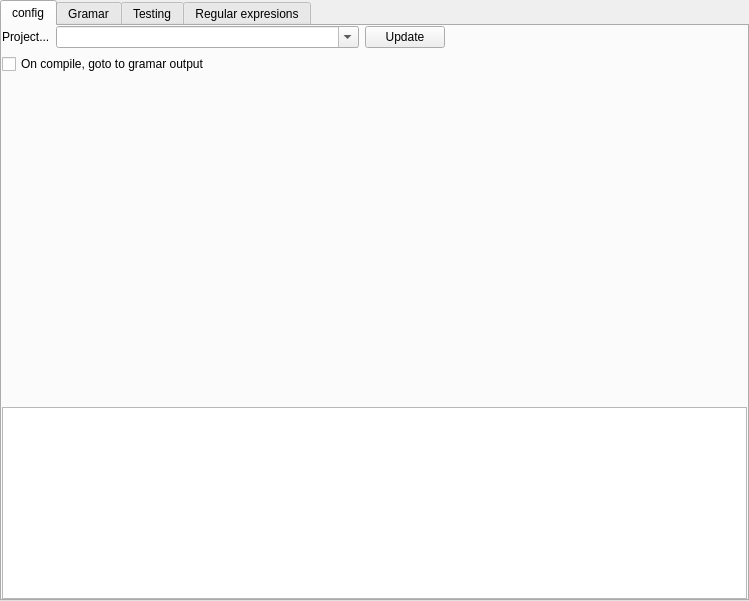
<?xml version="1.0" encoding="UTF-8"?>
<ui version="4.0">
 <class>WidgetClass</class>
 <widget class="QWidget" name="WidgetClass">
  <property name="geometry">
   <rect>
    <x>0</x>
    <y>0</y>
    <width>749</width>
    <height>601</height>
   </rect>
  </property>
  <property name="sizePolicy">
   <sizepolicy hsizetype="Expanding" vsizetype="Expanding">
    <horstretch>0</horstretch>
    <verstretch>0</verstretch>
   </sizepolicy>
  </property>
  <property name="contextMenuPolicy">
   <enum>Qt::DefaultContextMenu</enum>
  </property>
  <property name="windowTitle">
   <string>Widget</string>
  </property>
  <layout class="QVBoxLayout" name="verticalLayout_4">
   <property name="leftMargin">
    <number>0</number>
   </property>
   <property name="topMargin">
    <number>0</number>
   </property>
   <property name="rightMargin">
    <number>0</number>
   </property>
   <property name="bottomMargin">
    <number>0</number>
   </property>
   <item>
    <widget class="QTabWidget" name="twMain">
     <property name="sizePolicy">
      <sizepolicy hsizetype="Expanding" vsizetype="Expanding">
       <horstretch>0</horstretch>
       <verstretch>1</verstretch>
      </sizepolicy>
     </property>
     <property name="tabPosition">
      <enum>QTabWidget::North</enum>
     </property>
     <property name="tabShape">
      <enum>QTabWidget::Rounded</enum>
     </property>
     <property name="currentIndex">
      <number>0</number>
     </property>
     <property name="elideMode">
      <enum>Qt::ElideNone</enum>
     </property>
     <widget class="QWidget" name="tab_9">
      <attribute name="title">
       <string>config</string>
      </attribute>
      <layout class="QVBoxLayout" name="verticalLayout_9">
       <property name="leftMargin">
        <number>0</number>
       </property>
       <property name="topMargin">
        <number>0</number>
       </property>
       <property name="rightMargin">
        <number>0</number>
       </property>
       <property name="bottomMargin">
        <number>0</number>
       </property>
       <item>
        <layout class="QVBoxLayout" name="verticalLayout_8">
         <item>
          <layout class="QHBoxLayout" name="horizontalLayout_2">
           <item>
            <widget class="QLabel" name="label">
             <property name="text">
              <string>Project...</string>
             </property>
            </widget>
           </item>
           <item>
            <widget class="QComboBox" name="cbProjects">
             <property name="sizePolicy">
              <sizepolicy hsizetype="Expanding" vsizetype="Fixed">
               <horstretch>0</horstretch>
               <verstretch>0</verstretch>
              </sizepolicy>
             </property>
             <property name="editable">
              <bool>true</bool>
             </property>
            </widget>
           </item>
           <item>
            <widget class="QPushButton" name="pbProjectsReload">
             <property name="text">
              <string>Update</string>
             </property>
            </widget>
           </item>
           <item>
            <spacer name="horizontalSpacer_2">
             <property name="orientation">
              <enum>Qt::Horizontal</enum>
             </property>
             <property name="sizeType">
              <enum>QSizePolicy::Expanding</enum>
             </property>
             <property name="sizeHint" stdset="0">
              <size>
               <width>40</width>
               <height>20</height>
              </size>
             </property>
            </spacer>
           </item>
          </layout>
         </item>
         <item>
          <widget class="QCheckBox" name="cbONCompileGramatTestGotoOutput">
           <property name="text">
            <string>On compile, goto to gramar output</string>
           </property>
           <property name="checked">
            <bool>false</bool>
           </property>
          </widget>
         </item>
         <item>
          <spacer name="verticalSpacer">
           <property name="orientation">
            <enum>Qt::Vertical</enum>
           </property>
           <property name="sizeHint" stdset="0">
            <size>
             <width>20</width>
             <height>40</height>
            </size>
           </property>
          </spacer>
         </item>
         <item>
          <widget class="QPlainTextEdit" name="pteLoadInfo">
           <property name="sizePolicy">
            <sizepolicy hsizetype="Expanding" vsizetype="Fixed">
             <horstretch>0</horstretch>
             <verstretch>0</verstretch>
            </sizepolicy>
           </property>
          </widget>
         </item>
        </layout>
       </item>
      </layout>
     </widget>
     <widget class="QWidget" name="tab">
      <property name="sizePolicy">
       <sizepolicy hsizetype="Preferred" vsizetype="Preferred">
        <horstretch>0</horstretch>
        <verstretch>10</verstretch>
       </sizepolicy>
      </property>
      <attribute name="title">
       <string>Gramar</string>
      </attribute>
      <layout class="QVBoxLayout" name="verticalLayout_5">
       <item>
        <widget class="QSplitter" name="splitter_horiz">
         <property name="orientation">
          <enum>Qt::Vertical</enum>
         </property>
         <widget class="QSplitter" name="splitter">
          <property name="orientation">
           <enum>Qt::Horizontal</enum>
          </property>
          <widget class="QPlainTextEdit" name="pteGramarSource">
           <property name="sizePolicy">
            <sizepolicy hsizetype="Expanding" vsizetype="Expanding">
             <horstretch>0</horstretch>
             <verstretch>1</verstretch>
            </sizepolicy>
           </property>
           <property name="font">
            <font>
             <family>Monospace</family>
             <pointsize>12</pointsize>
             <weight>50</weight>
             <italic>false</italic>
             <bold>false</bold>
            </font>
           </property>
           <property name="contextMenuPolicy">
            <enum>Qt::ActionsContextMenu</enum>
           </property>
           <property name="styleSheet">
            <string notr="true">font: 12pt &quot;Monospace&quot;;</string>
           </property>
           <property name="frameShape">
            <enum>QFrame::Box</enum>
           </property>
           <property name="lineWidth">
            <number>1</number>
           </property>
           <property name="horizontalScrollBarPolicy">
            <enum>Qt::ScrollBarAsNeeded</enum>
           </property>
           <property name="lineWrapMode">
            <enum>QPlainTextEdit::NoWrap</enum>
           </property>
           <property name="plainText">
            <string>MAIN

MAIN     ::=  SECTION*  


SECTION  ::=  sep NAME sep { sep  INFO_SECTION*  sep }  sep       ##transf2-&gt;  $(NAME)


INFO_SECTION ::=  PROPERTY    endl
INFO_SECTION ::=  PROPERTY    endl
INFO_SECTION ::=  COMMENT     endl
INFO_SECTION ::=  BLANK_LINE  endl
INFO_SECTION ::=  SECTION       


PROPERTY ::= _ NAME _ : _ VALUE  COMMENT

PROPERTY ::= _ NAME _ : _ VALUE _  


VALUE  ::= !endl_or_#*  


BLANK_LINE  ::=  _  


NAME ::= id  
id        ::=  ([a-zA-Z0-9\-_]+)  



COMMENT   ::=   _ # TILL_ENDL



TILL_ENDL ::=  !endl*  
TILL_ENDL ::=  !endl*  



{   ::= '{'  
}   ::= '}'  
:   ::= ':'  
#   ::= '#'  
_   ::= ([ \t]*)  
sep ::= __isspace*__  


space           ::= __isspace__  
!endl_or_#       ::=  !([\n\r#])  
endl            ::=  __endl__  
!endl            ::=  !([\n\r])  
</string>
           </property>
          </widget>
          <widget class="QPlainTextEdit" name="pteTemplateSource">
           <property name="sizePolicy">
            <sizepolicy hsizetype="Expanding" vsizetype="Expanding">
             <horstretch>0</horstretch>
             <verstretch>1</verstretch>
            </sizepolicy>
           </property>
           <property name="font">
            <font>
             <family>Monospace</family>
             <pointsize>12</pointsize>
             <weight>50</weight>
             <italic>false</italic>
             <bold>false</bold>
            </font>
           </property>
           <property name="contextMenuPolicy">
            <enum>Qt::ActionsContextMenu</enum>
           </property>
           <property name="styleSheet">
            <string notr="true">font: 12pt &quot;Monospace&quot;;</string>
           </property>
           <property name="frameShape">
            <enum>QFrame::Box</enum>
           </property>
           <property name="lineWidth">
            <number>1</number>
           </property>
           <property name="horizontalScrollBarPolicy">
            <enum>Qt::ScrollBarAsNeeded</enum>
           </property>
           <property name="lineWrapMode">
            <enum>QPlainTextEdit::NoWrap</enum>
           </property>
           <property name="plainText">
            <string/>
           </property>
          </widget>
         </widget>
         <widget class="QTabWidget" name="twGramarInfo">
          <property name="sizePolicy">
           <sizepolicy hsizetype="Expanding" vsizetype="Expanding">
            <horstretch>0</horstretch>
            <verstretch>0</verstretch>
           </sizepolicy>
          </property>
          <property name="tabShape">
           <enum>QTabWidget::Rounded</enum>
          </property>
          <property name="currentIndex">
           <number>0</number>
          </property>
          <widget class="QWidget" name="tab_8">
           <attribute name="title">
            <string>Compiler output</string>
           </attribute>
           <layout class="QVBoxLayout" name="verticalLayout_6">
            <property name="leftMargin">
             <number>0</number>
            </property>
            <property name="topMargin">
             <number>0</number>
            </property>
            <property name="rightMargin">
             <number>0</number>
            </property>
            <property name="bottomMargin">
             <number>0</number>
            </property>
            <item>
             <widget class="QPlainTextEdit" name="pteCompilerOut">
              <property name="font">
               <font>
                <family>Monospace</family>
                <pointsize>10</pointsize>
                <weight>50</weight>
                <italic>false</italic>
                <bold>false</bold>
               </font>
              </property>
              <property name="styleSheet">
               <string notr="true">font: 10pt &quot;Monospace&quot;;

</string>
              </property>
              <property name="frameShape">
               <enum>QFrame::Box</enum>
              </property>
              <property name="lineWidth">
               <number>1</number>
              </property>
              <property name="horizontalScrollBarPolicy">
               <enum>Qt::ScrollBarAsNeeded</enum>
              </property>
              <property name="lineWrapMode">
               <enum>QPlainTextEdit::NoWrap</enum>
              </property>
              <property name="plainText">
               <string>compiler output</string>
              </property>
             </widget>
            </item>
           </layout>
          </widget>
          <widget class="QWidget" name="tab_3">
           <attribute name="title">
            <string>mantain Nodes (ast)</string>
           </attribute>
           <layout class="QVBoxLayout" name="verticalLayout_2">
            <property name="leftMargin">
             <number>0</number>
            </property>
            <property name="topMargin">
             <number>0</number>
            </property>
            <property name="rightMargin">
             <number>0</number>
            </property>
            <property name="bottomMargin">
             <number>0</number>
            </property>
            <item>
             <layout class="QHBoxLayout" name="horizontalLayout" stretch="1,2">
              <item>
               <layout class="QVBoxLayout" name="verticalLayout">
                <property name="spacing">
                 <number>0</number>
                </property>
                <item>
                 <widget class="QListWidget" name="lwSymbols">
                  <property name="frameShape">
                   <enum>QFrame::Box</enum>
                  </property>
                  <property name="alternatingRowColors">
                   <bool>true</bool>
                  </property>
                  <property name="selectionMode">
                   <enum>QAbstractItemView::MultiSelection</enum>
                  </property>
                  <property name="selectionBehavior">
                   <enum>QAbstractItemView::SelectRows</enum>
                  </property>
                 </widget>
                </item>
                <item>
                 <widget class="QPushButton" name="pbSelectAllRules">
                  <property name="text">
                   <string>select ALL</string>
                  </property>
                 </widget>
                </item>
                <item>
                 <widget class="QPushButton" name="pbLoadSymbols">
                  <property name="sizePolicy">
                   <sizepolicy hsizetype="Expanding" vsizetype="Fixed">
                    <horstretch>0</horstretch>
                    <verstretch>0</verstretch>
                   </sizepolicy>
                  </property>
                  <property name="text">
                   <string>Update</string>
                  </property>
                 </widget>
                </item>
               </layout>
              </item>
              <item>
               <spacer name="horizontalSpacer">
                <property name="orientation">
                 <enum>Qt::Horizontal</enum>
                </property>
                <property name="sizeHint" stdset="0">
                 <size>
                  <width>368</width>
                  <height>20</height>
                 </size>
                </property>
               </spacer>
              </item>
             </layout>
            </item>
           </layout>
          </widget>
          <widget class="QWidget" name="tab_4">
           <attribute name="title">
            <string>Graph</string>
           </attribute>
          </widget>
         </widget>
        </widget>
       </item>
      </layout>
     </widget>
     <widget class="QWidget" name="tab_2">
      <property name="sizePolicy">
       <sizepolicy hsizetype="Expanding" vsizetype="Expanding">
        <horstretch>0</horstretch>
        <verstretch>0</verstretch>
       </sizepolicy>
      </property>
      <attribute name="title">
       <string>Testing</string>
      </attribute>
      <layout class="QVBoxLayout" name="verticalLayout_7">
       <property name="leftMargin">
        <number>0</number>
       </property>
       <property name="topMargin">
        <number>0</number>
       </property>
       <property name="rightMargin">
        <number>0</number>
       </property>
       <property name="bottomMargin">
        <number>0</number>
       </property>
       <item>
        <widget class="QSplitter" name="splitter_2">
         <property name="sizePolicy">
          <sizepolicy hsizetype="Expanding" vsizetype="Expanding">
           <horstretch>0</horstretch>
           <verstretch>0</verstretch>
          </sizepolicy>
         </property>
         <property name="orientation">
          <enum>Qt::Vertical</enum>
         </property>
         <widget class="QTabWidget" name="twInput">
          <property name="sizePolicy">
           <sizepolicy hsizetype="Expanding" vsizetype="Expanding">
            <horstretch>0</horstretch>
            <verstretch>1</verstretch>
           </sizepolicy>
          </property>
          <property name="tabPosition">
           <enum>QTabWidget::North</enum>
          </property>
          <property name="tabShape">
           <enum>QTabWidget::Rounded</enum>
          </property>
          <property name="currentIndex">
           <number>0</number>
          </property>
          <widget class="QWidget" name="tab_5">
           <attribute name="title">
            <string>INPUT</string>
           </attribute>
           <layout class="QVBoxLayout" name="verticalLayout_3">
            <property name="leftMargin">
             <number>0</number>
            </property>
            <property name="topMargin">
             <number>0</number>
            </property>
            <property name="rightMargin">
             <number>0</number>
            </property>
            <property name="bottomMargin">
             <number>0</number>
            </property>
            <item>
             <widget class="QPlainTextEdit" name="pteInput">
              <property name="font">
               <font>
                <family>Monospace</family>
                <pointsize>12</pointsize>
                <weight>50</weight>
                <italic>false</italic>
                <bold>false</bold>
               </font>
              </property>
              <property name="contextMenuPolicy">
               <enum>Qt::ActionsContextMenu</enum>
              </property>
              <property name="styleSheet">
               <string notr="true">font: 12pt &quot;Monospace&quot;;</string>
              </property>
              <property name="frameShape">
               <enum>QFrame::Box</enum>
              </property>
              <property name="lineWidth">
               <number>1</number>
              </property>
              <property name="horizontalScrollBarPolicy">
               <enum>Qt::ScrollBarAsNeeded</enum>
              </property>
              <property name="lineWrapMode">
               <enum>QPlainTextEdit::NoWrap</enum>
              </property>
              <property name="plainText">
               <string>ADMIN
{
    IdReloj:1234
    ProcessName:TEST_FBINSERT
    ProcessPriority:High

    # pueden leerse de global (comunes)
    Production:No
    Market:~
    Network:~


    Services
    {
        Client:03
        Server:02
        Service:01
        Other:07
        Pepe:09
    }
}

DBPR
{
    SERVER: 128.2.8.44
    NAME: MONITOR
    USER: SYSDBA
}

DBLOCALPR
{
    SERVER: 128.2.7.188
    NAME: testfbinsert
    USER: SYSDBA
}

</string>
              </property>
             </widget>
            </item>
           </layout>
          </widget>
          <widget class="QWidget" name="tab_6">
           <attribute name="title">
            <string>AST</string>
           </attribute>
           <layout class="QHBoxLayout" name="horizontalLayout_7">
            <property name="leftMargin">
             <number>0</number>
            </property>
            <property name="topMargin">
             <number>0</number>
            </property>
            <property name="rightMargin">
             <number>0</number>
            </property>
            <property name="bottomMargin">
             <number>0</number>
            </property>
            <item>
             <widget class="QTreeWidget" name="twAST_parsed">
              <property name="frameShape">
               <enum>QFrame::Box</enum>
              </property>
              <property name="alternatingRowColors">
               <bool>true</bool>
              </property>
              <property name="uniformRowHeights">
               <bool>true</bool>
              </property>
              <attribute name="headerDefaultSectionSize">
               <number>300</number>
              </attribute>
              <attribute name="headerHighlightSections">
               <bool>true</bool>
              </attribute>
              <column>
               <property name="text">
                <string>NAME</string>
               </property>
              </column>
              <column>
               <property name="text">
                <string>VALUE</string>
               </property>
              </column>
             </widget>
            </item>
           </layout>
          </widget>
          <widget class="QWidget" name="tab_7">
           <attribute name="title">
            <string>OUTPUT</string>
           </attribute>
           <layout class="QVBoxLayout" name="verticalLayout_15">
            <property name="leftMargin">
             <number>0</number>
            </property>
            <property name="topMargin">
             <number>0</number>
            </property>
            <property name="rightMargin">
             <number>0</number>
            </property>
            <property name="bottomMargin">
             <number>0</number>
            </property>
            <item>
             <widget class="QPlainTextEdit" name="pteParsed">
              <property name="font">
               <font>
                <family>Monospace</family>
                <pointsize>12</pointsize>
                <weight>50</weight>
                <italic>false</italic>
                <bold>false</bold>
               </font>
              </property>
              <property name="styleSheet">
               <string notr="true">font: 12pt &quot;Monospace&quot;;</string>
              </property>
              <property name="frameShape">
               <enum>QFrame::Box</enum>
              </property>
              <property name="lineWidth">
               <number>1</number>
              </property>
              <property name="horizontalScrollBarPolicy">
               <enum>Qt::ScrollBarAsNeeded</enum>
              </property>
              <property name="lineWrapMode">
               <enum>QPlainTextEdit::NoWrap</enum>
              </property>
              <property name="plainText">
               <string/>
              </property>
             </widget>
            </item>
           </layout>
          </widget>
         </widget>
         <widget class="QPlainTextEdit" name="pteParsingOut">
          <property name="sizePolicy">
           <sizepolicy hsizetype="Expanding" vsizetype="Expanding">
            <horstretch>0</horstretch>
            <verstretch>0</verstretch>
           </sizepolicy>
          </property>
          <property name="font">
           <font>
            <family>Monospace</family>
            <pointsize>10</pointsize>
            <weight>50</weight>
            <italic>false</italic>
            <bold>false</bold>
           </font>
          </property>
          <property name="styleSheet">
           <string notr="true">font: 10pt &quot;Monospace&quot;;

</string>
          </property>
          <property name="frameShape">
           <enum>QFrame::Box</enum>
          </property>
          <property name="lineWidth">
           <number>1</number>
          </property>
          <property name="horizontalScrollBarPolicy">
           <enum>Qt::ScrollBarAsNeeded</enum>
          </property>
          <property name="lineWrapMode">
           <enum>QPlainTextEdit::NoWrap</enum>
          </property>
          <property name="plainText">
           <string>parsing messages</string>
          </property>
         </widget>
        </widget>
       </item>
      </layout>
     </widget>
     <widget class="QWidget" name="tab_10">
      <attribute name="title">
       <string>Regular expresions</string>
      </attribute>
      <layout class="QVBoxLayout" name="verticalLayout_11">
       <item>
        <layout class="QVBoxLayout" name="verticalLayout_10">
         <item>
          <widget class="QPlainTextEdit" name="pteRe">
           <property name="contextMenuPolicy">
            <enum>Qt::ActionsContextMenu</enum>
           </property>
           <property name="styleSheet">
            <string notr="true">font: 12pt &quot;Monospace&quot;;</string>
           </property>
           <property name="frameShape">
            <enum>QFrame::Box</enum>
           </property>
           <property name="tabChangesFocus">
            <bool>true</bool>
           </property>
           <property name="lineWrapMode">
            <enum>QPlainTextEdit::NoWrap</enum>
           </property>
           <property name="plainText">
            <string>Hola ([^ ]+) sin (.*)</string>
           </property>
          </widget>
         </item>
         <item>
          <widget class="QPlainTextEdit" name="pteReInput">
           <property name="contextMenuPolicy">
            <enum>Qt::ActionsContextMenu</enum>
           </property>
           <property name="styleSheet">
            <string notr="true">font: 12pt &quot;Monospace&quot;;</string>
           </property>
           <property name="frameShape">
            <enum>QFrame::Box</enum>
           </property>
           <property name="tabChangesFocus">
            <bool>true</bool>
           </property>
           <property name="plainText">
            <string>Hola pajarito sin cola</string>
           </property>
          </widget>
         </item>
         <item>
          <widget class="QPlainTextEdit" name="pteReOut">
           <property name="styleSheet">
            <string notr="true"/>
           </property>
           <property name="frameShape">
            <enum>QFrame::Box</enum>
           </property>
           <property name="tabChangesFocus">
            <bool>true</bool>
           </property>
          </widget>
         </item>
        </layout>
       </item>
      </layout>
     </widget>
    </widget>
   </item>
  </layout>
  <action name="actionCompile_gramar">
   <property name="text">
    <string>compile gramar     </string>
   </property>
   <property name="toolTip">
    <string>compile gramar</string>
   </property>
   <property name="shortcut">
    <string>Ctrl+C</string>
   </property>
  </action>
  <action name="actionConvert_to_c_code">
   <property name="text">
    <string>Convert to c++ code</string>
   </property>
  </action>
  <action name="actionParse">
   <property name="text">
    <string>Parse</string>
   </property>
   <property name="shortcut">
    <string>Ctrl+P</string>
   </property>
  </action>
  <action name="actionRun_Regular_Expresion">
   <property name="text">
    <string>Run Regular Expresion</string>
   </property>
  </action>
 </widget>
 <layoutdefault spacing="6" margin="11"/>
 <resources/>
 <connections/>
</ui>
